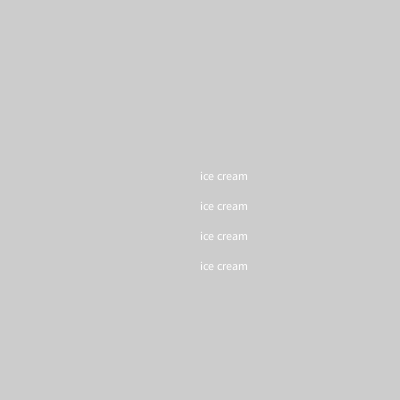
Frame 1 (no input)
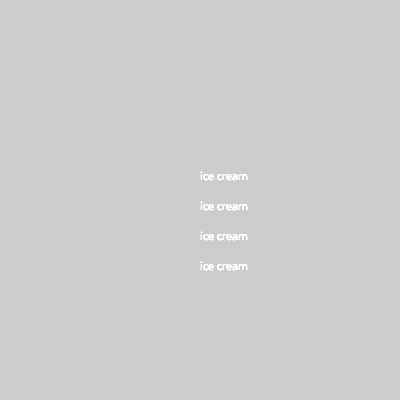
Frame 60 (the mouse pressed at the canvas centre just before this capture)
Frame 120 (the mouse held since frame 60 and released just before this capture): identical to frame 60, image omitted

The Processing sketch that drew these frames (run headless with seeded random() and noise(); from frame 60 on, the mouse is pressed at the canvas centre):

// Processing sketch: ice_cream
// ── ice_cream.pde
void setup(){

int y = 200;
size(400, 400);

} 

void draw(){
for (int i=0;i<120;i = i + 30){
text("ice cream", 200, i + 180 );
}

} 
